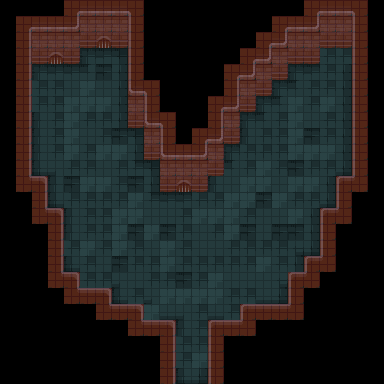

A level layout from a 2D game, rendered from its tile map. Below: a short description, then the map file with its tile-grid data intact:
An orthogonal 24x24 tile map with 16x16 px tiles, 3 tile layers (floor, details, collision).

<map version="1.10" tiledversion="1.10.2" orientation="orthogonal" renderorder="right-down" width="24" height="24" tilewidth="16" tileheight="16" infinite="0" nextlayerid="8" nextobjectid="10">
 <tileset firstgid="1" source="../Tilesets/dungeon_prison_tileset.tsx" />
 <layer id="3" name="floor" width="24" height="24">
  <data encoding="csv">
0,0,0,0,0,0,0,0,0,0,0,0,0,0,0,0,0,0,0,0,0,0,0,0,
0,0,0,0,0,0,0,0,0,0,0,0,0,0,0,0,0,0,0,0,0,0,0,0,
0,0,0,0,0,0,0,0,0,0,0,0,0,0,0,0,0,0,0,0,0,0,0,0,
0,0,0,0,0,5,6,7,0,0,0,0,0,0,0,0,0,0,0,0,81,81,0,0,
0,0,5,6,6,60,80,32,0,0,0,0,0,0,0,0,0,0,5,6,81,32,0,0,
0,0,81,81,31,82,31,32,0,0,0,0,0,0,0,0,0,5,60,81,81,32,0,0,
0,0,81,81,82,82,82,32,0,0,0,0,0,0,0,0,5,60,82,81,82,32,0,0,
0,0,30,81,82,81,81,32,0,0,0,0,0,0,0,5,60,81,82,31,81,32,0,0,
0,0,30,81,82,31,81,80,7,0,0,0,0,0,0,30,81,81,82,80,81,32,0,0,
0,0,30,81,82,81,82,82,32,0,0,0,0,0,5,81,81,81,82,82,82,32,0,0,
0,0,55,10,81,81,31,81,58,7,0,0,0,5,60,81,82,81,80,81,81,57,0,0,
0,0,0,30,80,82,82,81,80,32,0,0,0,30,31,82,82,31,82,82,32,0,0,0,
0,0,0,55,81,81,81,81,82,58,6,6,81,81,82,82,80,82,81,81,57,0,0,0,
0,0,0,0,30,81,81,82,82,31,31,81,82,82,82,81,31,31,82,32,0,0,0,0,
0,0,0,0,30,81,81,82,80,82,80,81,31,81,82,80,31,80,80,32,0,0,0,0,
0,0,0,0,81,82,81,82,81,31,82,81,31,31,81,81,81,81,8,57,0,0,0,0,
0,0,0,0,55,81,31,80,81,81,82,81,81,81,81,81,82,81,32,0,0,0,0,0,
0,0,0,0,0,81,81,10,31,81,81,80,81,82,31,31,31,8,57,0,0,0,0,0,
0,0,0,0,0,0,0,55,81,10,82,82,82,82,81,81,56,57,0,0,0,0,0,0,
0,0,0,0,0,0,0,0,81,82,56,10,81,56,81,0,0,0,0,0,0,0,0,0,
0,0,0,0,0,0,0,0,0,0,0,30,81,0,0,0,0,0,0,0,0,0,0,0,
0,0,0,0,0,0,0,0,0,0,0,81,81,0,0,0,0,0,0,0,0,0,0,0,
0,0,0,0,0,0,0,0,0,0,0,81,82,0,0,0,0,0,0,0,0,0,0,0,
0,0,0,0,0,0,0,0,0,0,0,55,57,0,0,0,0,0,0,0,0,0,0,0
</data>
 </layer>
 <layer id="2" name="details" width="24" height="24">
  <data encoding="csv">
0,0,0,0,104,2,102,2,105,0,0,0,0,0,0,0,0,0,0,104,2,2,105,0,
0,104,2,102,103,27,127,27,130,0,0,0,0,0,0,0,0,104,2,103,27,27,130,0,
0,129,27,127,27,52,152,52,130,0,0,0,0,0,0,0,104,103,27,27,52,52,130,0,
0,129,52,152,52,0,0,0,130,0,0,0,0,0,0,104,103,27,52,52,0,0,130,0,
0,129,0,0,0,0,0,0,130,0,0,0,0,0,104,103,27,52,0,0,0,0,130,0,
0,129,0,0,0,0,0,0,101,105,0,0,0,0,129,27,52,0,0,0,0,0,130,0,
0,129,0,0,0,0,0,0,27,130,0,0,0,104,103,52,0,0,0,0,0,0,130,0,
0,129,0,0,0,0,0,0,52,101,105,0,0,129,27,0,0,0,0,0,0,0,130,0,
0,129,0,0,0,0,0,0,0,27,130,0,104,103,52,0,0,0,0,0,0,0,130,0,
0,129,0,0,0,0,0,0,0,52,101,102,103,27,0,0,0,0,0,0,0,0,130,0,
0,129,0,0,0,0,0,0,0,0,27,127,27,52,0,0,0,0,0,0,0,0,130,0,
0,154,78,0,0,0,0,0,0,0,52,152,52,0,0,0,0,0,0,0,0,76,155,0,
0,0,129,0,0,0,0,0,0,0,0,0,0,0,0,0,0,0,0,0,0,130,0,0,
0,0,154,78,0,0,0,0,0,0,0,0,0,0,0,0,0,0,0,0,76,155,0,0,
0,0,0,129,0,0,0,0,0,0,0,0,0,0,0,0,0,0,0,0,130,0,0,0,
0,0,0,129,0,0,0,0,0,0,0,0,0,0,0,0,0,0,0,0,130,0,0,0,
0,0,0,129,0,0,0,0,0,0,0,0,0,0,0,0,0,0,0,76,155,0,0,0,
0,0,0,154,78,0,0,0,0,0,0,0,0,0,0,0,0,0,76,155,0,0,0,0,
0,0,0,0,154,77,78,0,0,0,0,0,0,0,0,0,0,0,130,0,0,0,0,0,
0,0,0,0,0,0,154,77,78,0,0,0,0,0,0,76,77,77,155,0,0,0,0,0,
0,0,0,0,0,0,0,0,154,77,78,0,0,76,77,155,0,0,0,0,0,0,0,0,
0,0,0,0,0,0,0,0,0,0,129,0,0,130,0,0,0,0,0,0,0,0,0,0,
0,0,0,0,0,0,0,0,0,0,129,0,0,130,0,0,0,0,0,0,0,0,0,0,
0,0,0,0,0,0,0,0,0,0,129,0,0,130,0,0,0,0,0,0,0,0,0,0
</data>
 </layer>
 <layer id="1" name="collision" width="24" height="24" opacity="0.5">
  <data encoding="csv">
0,0,0,0,502,502,502,502,502,0,0,0,0,0,0,0,0,0,0,502,502,502,502,0,
0,502,502,502,502,502,502,502,502,0,0,0,0,0,0,0,0,502,502,502,502,502,502,0,
0,502,502,502,502,502,502,502,502,0,0,0,0,0,0,0,502,502,502,502,502,502,502,0,
0,502,502,502,502,0,0,0,502,0,0,0,0,0,0,502,502,502,502,502,0,0,502,0,
0,502,0,0,0,0,0,0,502,0,0,0,0,0,502,502,502,502,0,0,0,0,502,0,
0,502,0,0,0,0,0,0,502,502,0,0,0,0,502,502,502,0,0,0,0,0,502,0,
0,502,0,0,0,0,0,0,502,502,0,0,0,502,502,502,0,0,0,0,0,0,502,0,
0,502,0,0,0,0,0,0,502,502,502,0,0,502,502,0,0,0,0,0,0,0,502,0,
0,502,0,0,0,0,0,0,0,502,502,0,502,502,502,0,0,0,0,0,0,0,502,0,
0,502,0,0,0,0,0,0,0,502,502,502,502,502,0,0,0,0,0,0,0,0,502,0,
0,502,0,0,0,0,0,0,0,0,502,502,502,502,0,0,0,0,0,0,0,0,502,0,
0,502,502,0,0,0,0,0,0,0,502,502,502,0,0,0,0,0,0,0,0,502,502,0,
0,0,502,0,0,0,0,0,0,0,0,0,0,0,0,0,0,0,0,0,0,502,0,0,
0,0,502,502,0,0,0,0,0,0,0,0,0,0,0,0,0,0,0,0,502,502,0,0,
0,0,0,502,0,0,0,0,0,0,0,0,0,0,0,0,0,0,0,0,502,0,0,0,
0,0,0,502,0,0,0,0,0,0,0,0,0,0,0,0,0,0,0,0,502,0,0,0,
0,0,0,502,0,0,0,0,0,0,0,0,0,0,0,0,0,0,0,502,502,0,0,0,
0,0,0,502,502,0,0,0,0,0,0,0,0,0,0,0,0,0,502,502,0,0,0,0,
0,0,0,0,502,502,502,0,0,0,0,0,0,0,0,0,0,0,502,0,0,0,0,0,
0,0,0,0,0,0,502,502,502,0,0,0,0,0,0,502,502,502,502,0,0,0,0,0,
0,0,0,0,0,0,0,0,502,502,502,0,0,502,502,502,0,0,0,0,0,0,0,0,
0,0,0,0,0,0,0,0,0,0,502,0,0,502,0,0,0,0,0,0,0,0,0,0,
0,0,0,0,0,0,0,0,0,0,502,0,0,502,0,0,0,0,0,0,0,0,0,0,
0,0,0,0,0,0,0,0,0,0,502,0,0,502,0,0,0,0,0,0,0,0,0,0
</data>
 </layer>
</map>
